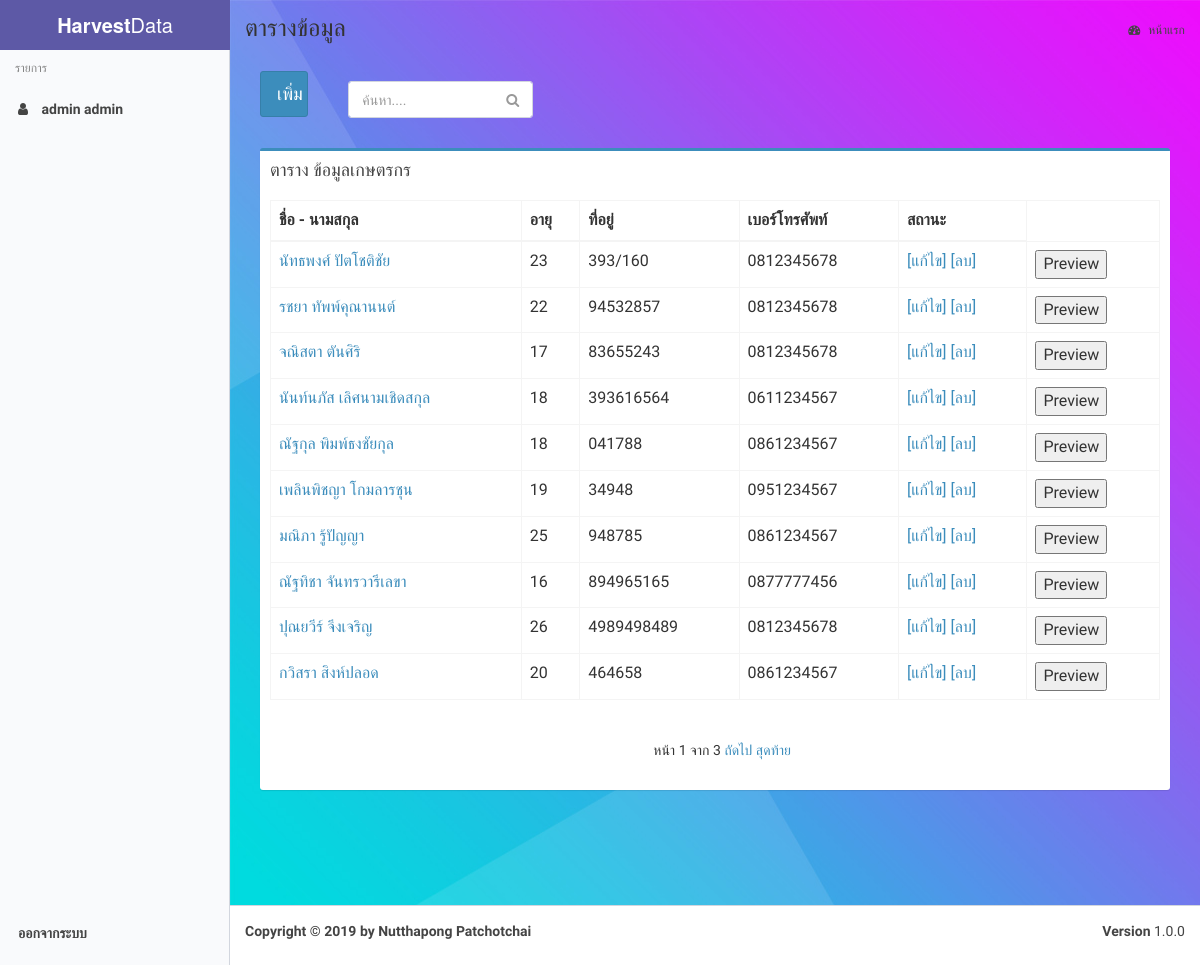
The app's page / (signed in) with its own data.
### Farmer/models.py (models this page shows, shortened)
class Farmer(models.Model):
    User_id = models.ForeignKey(User, on_delete=models.CASCADE)
    name = models.CharField(max_length=100, default='')
    lastname = models.CharField(max_length=100, default='')
    age = models.IntegerField(default='')
    address = models.TextField(max_length=500, default='')
    tel = models.CharField(max_length=100, default='')

### Farmer/views.py (the view)
# urls.py: path('', farmer_views.ViewFarmer, name='index'),
@login_required
def ViewFarmer(request):
    viewfarmer = Farmer.objects.filter(User_id=request.user)
    query = request.GET.get("q")
    if query:
            viewfarmer = viewfarmer.filter(
            Q(name__icontains=query) |
            Q(lastname__icontains=query)
        ).distinct()
    paginator = Paginator(viewfarmer, 10)
    page = request.GET.get('page')
    farmerpage = paginator.get_page(page)
    viewfarmerpage = {
            'viewFarmer': viewfarmer,
            'famerpage': farmerpage
    }
    return render(request, 'Farmer/index.html', viewfarmerpage)

### Farmer/templates/Farmer/index.html (shortened to what this page needs)
{% extends "Farmer/base.html" %}
{% load static %}
{% block content %}
<section class="content">
<div class="row" >
    <div class="col-md-1">
<a type="button" class="btn btn-block btn-primary btn-lg" href="{% url 'createFarmer' user.id %}">เพิ่ม</a>
        </div>
    <div class="col-md-3">
    <form action='' method='GET' class='sidebar-form'>
        <div class="input-group">
          <input type="text" name="q" class="form-control" placeholder="ค้นหา...." value='{{ request.get.q }}'>
          <span class="input-group-btn">
                <button type="submit" name="search" id="search-btn" class="btn btn-flat" value="Search"><i class="fa fa-search"></i>
                </button>
              </span>
        </div>
      </form>
    </div>
    <div class="col-md-8"></div>
</div>
    <br>
      <div class="row">
        <div class="col-md-12">
            <div class="box box-primary">
                <div class="box-header">
                <h3 class="box-title">ตาราง ข้อมูลเกษตรกร</h3>
                </div>
	<div class="limiter">
		<div class="container-login100" >
			<div class="wrap-login100 p-l-55 p-r-55 p-t-65 p-b-54">
				<form class="login100-form validate-form" action="" method="post" name="Login_Form" >
            <div class="box-body">
              <div id="example2_wrapper" class="dataTables_wrapper form-inline dt-bootstrap"><div class="row"><div class="col-sm-6"></div><div class="col-sm-6"></div></div><div class="row"><div class="col-sm-12"><table id="example2" class="table table-bordered table-hover dataTable" role="grid" aria-describedby="example2_info">
                <thead>
                <tr role="row">
                    <th class="sorting_asc" tabindex="0" aria-controls="example2" rowspan="1" colspan="1" aria-sort="ascending" aria-label="Rendering engine: activate to sort column descending">ชื่อ - นามสกุล</th>
                    <th class="sorting" tabindex="0" aria-controls="example2" rowspan="1" colspan="1" aria-label="Platform(s): activate to sort column ascending">อายุ</th>
                    <th class="sorting" tabindex="0" aria-controls="example2" rowspan="1" colspan="1" aria-label="Engine version: activate to sort column ascending">ที่อยู่</th>
                    <th class="sorting" tabindex="0" aria-controls="example2" rowspan="1" colspan="1" aria-label="CSS grade: activate to sort column ascending">เบอร์โทรศัพท์</th>
                    <th class="sorting" tabindex="0" aria-controls="example2" rowspan="1" colspan="1" aria-label="CSS grade: activate to sort column ascending">สถานะ</th>
                </tr>
                </thead>
                <tbody>
                {% for VF in famerpage %}
                <tr role="row" class="odd">
                  <td><a type="button"  href="{% url 'viewFarmer' VF.id  %}" >{{ VF.name }} {{ VF.lastname }}</a></td>
                    <td>{{ VF.age }}</td>
                    <td>{{ VF.address }}</td>
                    <td>{{ VF.tel }}</td>
                  <td>
                      <a type="button"  href="{% url 'editFarmer' VF.id  %}">[แก้ไข]</a>
                      <a type="button"  href="{% url 'deleteFarmer' VF.id  %}">[ลบ]</a>
                  </td>
                <td>
                    <button class="preview" id="ale">Preview</button>
                </td>
                </tr>
                {% endfor %}
                </tbody>
              </table></div></div>
                  <div class="row">
                      <div class="col-sm-5">
                      </div>
                      <div class="col-sm-7">
                        <div class="pagination">
                            <span class="step-links">
        <span class="current">
            หน้า {{ famerpage.number }}  จาก {{ famerpage.paginator.num_pages }}
        </span>
        {% if famerpage.has_next %}
            <a href="?page={{ famerpage.next_page_number }}&q={{ request.GET.q }}">ถัดไป</a>
            <a href="?page={{ famerpage.paginator.num_pages }}&q={{ request.GET.q }}">สุดท้าย</a>
        {% endif %}
    </span>
</div>
                      </div>
                  </div>
                </div>
            </div>
				</form>
			</div>
		</div>
	</div>
            </div>
        </div>
          </div>
</section>
{% endblock %}

### Farmer/templates/Farmer/base.html (shortened to what this page needs)
{% load static %}
{% load sweetify %}
<html>
<head>
  <link rel="stylesheet" href="{% static 'Farmer/css/bootstrap.min.css' %}">
  <link rel="stylesheet" href="{% static 'Farmer/css/font-awesome.min.css' %}">
  <link rel="stylesheet" href="{% static 'Farmer/css/ionicons.min.css' %}">
  <link rel="stylesheet" href="{% static 'Farmer/css/AdminLTE.min.css' %}">
     <link rel="stylesheet" href="{% static 'Farmer/css/alt/AdminLTE-bootstrap-social.min.css' %}">
     <link rel="stylesheet" href="{% static 'Farmer/css/alt/AdminLTE-fullcalendar.min.css' %}">
     <link rel="stylesheet" href="{% static 'Farmer/css/alt/AdminLTE-select2.min.css' %}">
     <link rel="stylesheet" href="{% static 'Farmer/css/alt/AdminLTE-without-plugins.min.css' %}">
    <link rel="stylesheet" href="{% static 'Farmer/css/skins/_all-skins.min.css' %}">
</head>
<body class="skin-purple-light sidebar-mini wysihtml5-supported" >
  <header class="main-header" style="background-image: url({% static 'Login/images/bg-01.jpg' %} );">
    <a href="{% url 'index' %}" class="logo">
      <span class="logo-lg"><b>Harvest</b>Data</span>
    </a>
  </header>
  <aside class="main-sidebar" >
    <section class="sidebar" style="height: auto;">
      <ul class="sidebar-menu tree" data-widget="tree">
        <li class="header">รายการ</li>
        <li><a href="{% url 'index' %}"><i class="fa fa-user"></i> <span>{{  user.first_name }}</span>  <span>{{user.last_name}}</span></a></li>
<br><br><br><br><br><br><br><br><br><br><br><br><br><br><br><br><br><br><br><br><br><br><br><br><br><br><br><br><br><br><br><br><br><br><br><br><br><br><br>
          <li class="lowercase"><a href="{% url 'logout' %}" ><span>ออกจากระบบ</span></a></li>
      </ul>
    </section>
  </aside>
  <div class="content-wrapper" style="background-image: url({% static 'Login/images/bg-01.jpg' %} );">
    <section class="content-header">
      <h1>
        ตารางข้อมูล
      </h1>
      <ol class="breadcrumb">
        <li><a href="{% url 'index' %}"><i class="fa fa-dashboard"></i> หน้าแรก</a></li>
      </ol>
    </section>
    <section class="content" >
{% block content %}
    {% endblock %}
        </section>
      </div>
  <footer class="main-footer">
    <div class="pull-right hidden-xs">
      <b>Version</b> 1.0.0
    </div>
      <strong>Copyright © 2019 by Nutthapong Patchotchai</strong>
  </footer>
</body>
</html>

### records on screen
Farmer: name "นัทธพงศ์", lastname "ปัตโชติชัย", age "23", address "393/160", tel "0812345678"
Farmer: name "รชยา", lastname "ทัพพ์คุณานนต์", age "22", address "94532857", tel "0812345678"
Farmer: name "จณิสตา", lastname "ตันศิริ", age "17", address "83655243", tel "0812345678"
Farmer: name "นันท์นภัส", lastname "เลิศนามเชิดสกุล", age "18", address "393616564", tel "0611234567"
Farmer: name "ณัฐกุล", lastname "พิมพ์ธงชัยกุล", age "18", address "041788", tel "0861234567"
Farmer: name "เพลินพิชญา", lastname "โกมลารชุน", age "19", address "34948", tel "0951234567"
Farmer: name "มณิภา", lastname "รู้ปัญญา", age "25", address "948785", tel "0861234567"
Farmer: name "ณัฐทิชา", lastname "จันทรวารีเลขา", age "16", address "894965165", tel "0877777456"
Farmer: name "ปุณยวีร์", lastname "จึงเจริญ", age "26", address "4989498489", tel "0812345678"
Farmer: name "กวิสรา", lastname "สิงห์ปลอด", age "20", address "464658", tel "0861234567"

### other values on screen
{{ user.first_name }} "admin"
{{ user.last_name }} "admin"
{{ famerpage.number }} "1"
{{ famerpage.paginator.num_pages }} "3"
